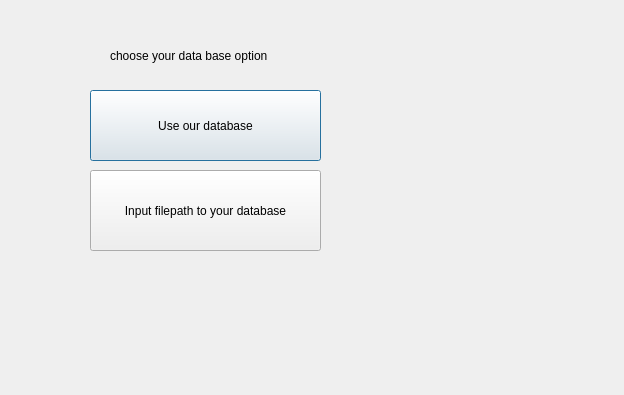
<?xml version="1.0" encoding="UTF-8"?>
<ui version="4.0">
 <class>Window</class>
 <widget class="QDialog" name="Window">
  <property name="geometry">
   <rect>
    <x>0</x>
    <y>0</y>
    <width>624</width>
    <height>395</height>
   </rect>
  </property>
  <property name="windowTitle">
   <string>Dialog</string>
  </property>
  <widget class="QPushButton" name="pushButton">
   <property name="geometry">
    <rect>
     <x>90</x>
     <y>90</y>
     <width>231</width>
     <height>71</height>
    </rect>
   </property>
   <property name="text">
    <string>Use our database</string>
   </property>
  </widget>
  <widget class="QPushButton" name="pushButton_2">
   <property name="geometry">
    <rect>
     <x>90</x>
     <y>170</y>
     <width>231</width>
     <height>81</height>
    </rect>
   </property>
   <property name="text">
    <string>Input filepath to your database</string>
   </property>
  </widget>
  <widget class="QLabel" name="label">
   <property name="geometry">
    <rect>
     <x>110</x>
     <y>30</y>
     <width>191</width>
     <height>51</height>
    </rect>
   </property>
   <property name="text">
    <string>choose your data base option</string>
   </property>
  </widget>
 </widget>
 <resources/>
 <connections/>
</ui>
